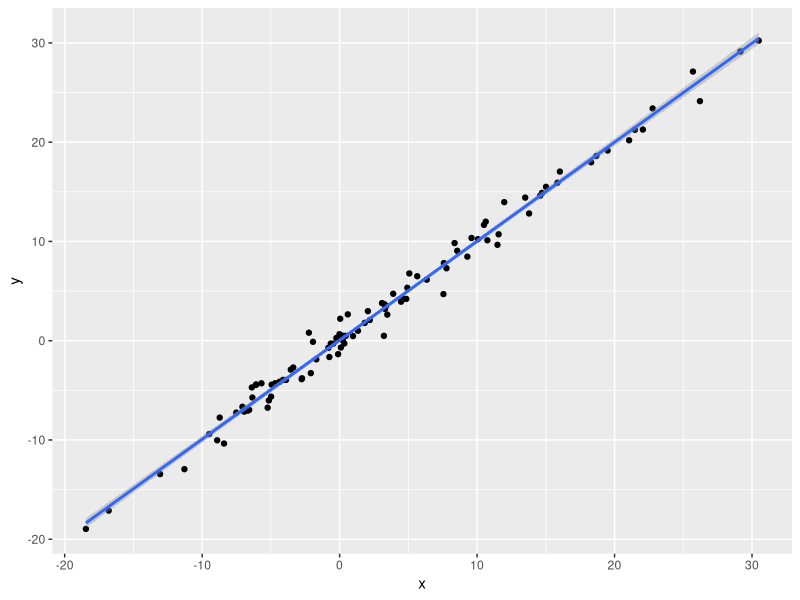
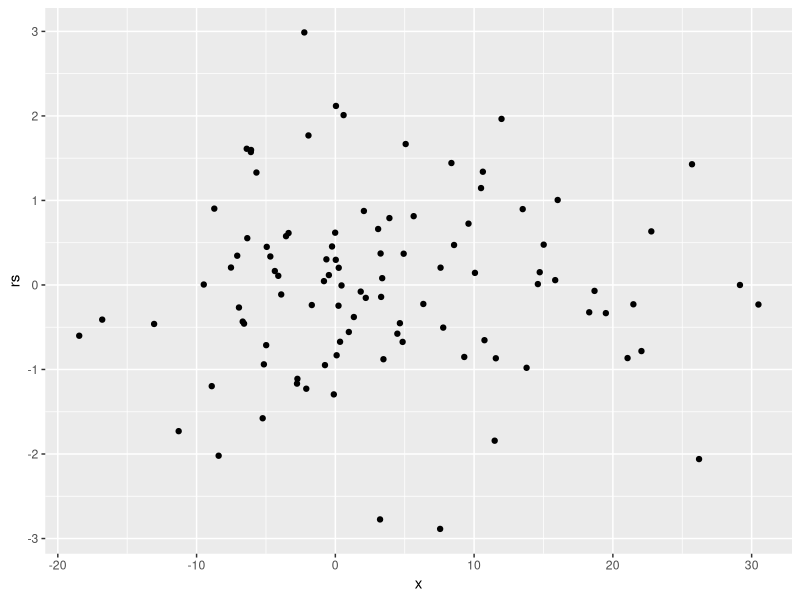

The R script that drew these images, in order:
## ---- chunk 1
knitr::opts_chunk$set(collapse = TRUE, dev = "png", comment = "#>", tidy = "styler")
#Sys.setenv("LANGUAGE"="EN") # Embed this for outputing English message
#Sys.setlocale('LC_ALL','C') # Embed this directly in the Rmarkdown script that contains the Chinese character comment
options(digits=3)
options(max.print=200)
## ---- chunk 2
library(tidyverse)

set.seed(1234)
x <- rnorm(100, mean = 5, sd = 10)
df <- data.frame(
 x = x,
 y = x + rnorm(100, mean = 0, sd = 1) 
)

head(df)
## ---- chunk 3
library(ggplot2)
ggplot(df, aes(x, y)) + geom_point() + geom_smooth(method = "lm")
## ---- chunk 4
str(y ~ x)
## ---- chunk 5
scale2 <- function(x) {
  (x - mean(x)) / sd(x)
}
## ---- chunk 6
df2 <- df
df2$x <- scale2(df$x)
df2$y <- scale2(df$y)
df2 <- as_tibble(df2)
## ---- chunk 7
df3 <- purrr::map_df(df, ~(.x - mean(.x)) / sd(.x))
## ---- chunk 8
identical(df2, df3)
## ---- chunk 9
identical(
  purrr::map_df(df, ~(.x - mean(.x)) / sd(.x)),
  purrr::map_df(df, ~(. - mean(.)) / sd(.))
)
## ---- chunk 10
fit <- lm(y ~ x, data = df)
## ---- chunk 11
cfs <- coef(fit)
cfs
## ---- chunk 12
df <- df %>% 
  mutate(
    rs = map2_dbl(x, y, ~ .y - (cfs[2] * .x + cfs[1]))
  )
## ---- chunk 13
df$rs2 <- map2_dbl(df$x, df$y, ~ .y - (cfs[2] * .x + cfs[1]))
head(df)
## ---- chunk 14
map2_dbl(df$x, df$y, ~ ..2 - (cfs[2] * ..1 + cfs[1]))
## ---- chunk 15
library(ggplot2)
ggplot(df, aes(x, rs)) + geom_point()
## ---- chunk 16
mean(df$rs)
sd(df$rs)
